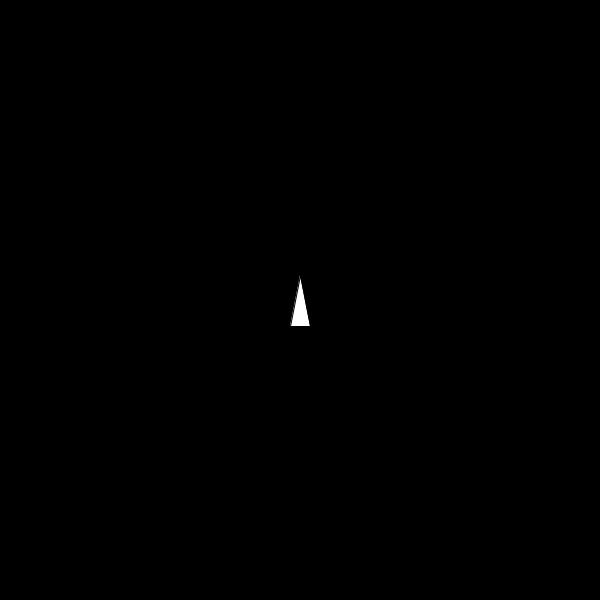
Frame 1 (no input)
Frame 60 (the mouse pressed at the canvas centre just before this capture): identical to frame 1, image omitted
Frame 120 (the mouse held since frame 60 and released just before this capture): identical to frame 1, image omitted

The Processing sketch that drew this single still picture (run headless with seeded random() and noise(); from frame 60 on, the mouse is pressed at the canvas centre):

// Processing sketch: girar
// ── girar.pde
float angle;
 
void setup () { 
  size (600, 600);
  noCursor();
}
 
void draw () { 
  background (0); 
  smooth(); 
  fill(255);
  translate(width/2, height/2); 
  rotate(radians(angle)); 
  triangle ( - 10, + 26, 
  0, -25, 
  + 10, + 26);
}
 
void keyPressed() { 
  if (key == CODED) { 
    if (keyCode == RIGHT) { 
      angle++;
    }
  }
}
